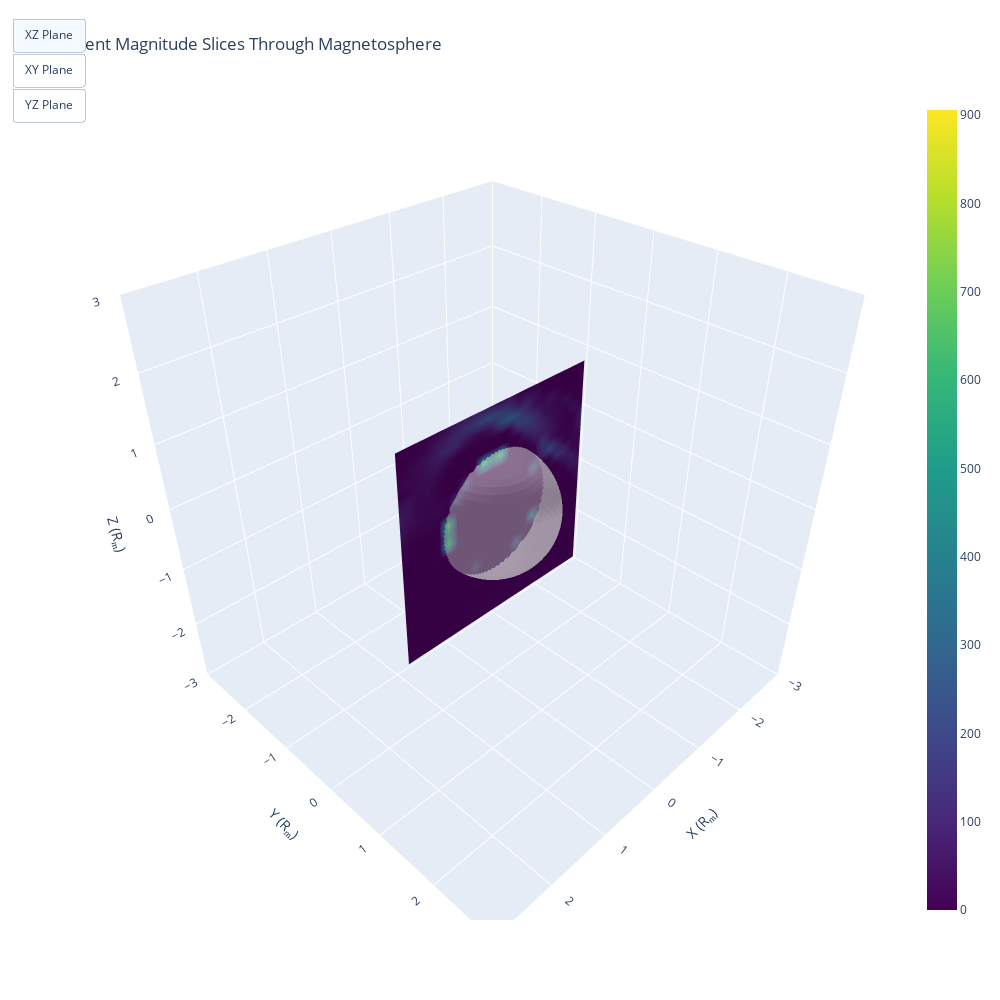

Source (notebook cell):
### Code cell
import os
import numpy as np
import xarray as xr
import plotly.graph_objects as go

# -------------------------------
# SETTINGS
# -------------------------------
input_folder = "/Users/danywaller/Projects/mercury/CPS_Base/object/"
VAR_U, VAR_V, VAR_W = "Jx", "Jy", "Jz"
SUB = 5
R_m = 2440e3
R_planet = 2240e3
THRESH = 50
sim_steps = list(range(27000, 115000 + 1, 1000))

# -------------------------------
# LOAD MEDIAN CURRENT
# -------------------------------
U_list, V_list, W_list = [], [], []

for sim_step in sim_steps:
    f = os.path.join(input_folder, f"Amitis_CPS_Base_{sim_step:06d}_xz_comp.nc")
    ds = xr.open_dataset(f)
    U, V, W = ds[VAR_U].values, ds[VAR_V].values, ds[VAR_W].values
    while U.ndim > 3:
        U, V, W = U[0], V[0], W[0]
    U_list.append(U)
    V_list.append(V)
    W_list.append(W)
    ds.close()

U_med = np.median(np.stack(U_list, axis=0), axis=0)
V_med = np.median(np.stack(V_list, axis=0), axis=0)
W_med = np.median(np.stack(W_list, axis=0), axis=0)

# -------------------------------
# GRID COORDINATES
# -------------------------------
ds0 = xr.open_dataset(os.path.join(input_folder, f"Amitis_CPS_Base_{sim_steps[0]:06d}_xz_comp.nc"))
Nx, Ny, Nz = U_med.shape
x = np.linspace(float(ds0.full_xmin), float(ds0.full_xmax), Nx) / R_m
y = np.linspace(float(ds0.full_ymin), float(ds0.full_ymax), Ny) / R_m
z = np.linspace(float(ds0.full_zmin), float(ds0.full_zmax), Nz) / R_m
ds0.close()

Xg, Yg, Zg = np.meshgrid(x, y, z, indexing='ij')
J_mag = np.sqrt(U_med**2 + V_med**2 + W_med**2)

# -------------------------------
# SUBSAMPLE AND MASK
# -------------------------------
Xp, Yp, Zp = Xg[::SUB, ::SUB, ::SUB], Yg[::SUB, ::SUB, ::SUB], Zg[::SUB, ::SUB, ::SUB]
Jp = J_mag[::SUB, ::SUB, ::SUB]

# -------------------------------
# PLANET SPHERE
# -------------------------------
u = np.linspace(0, 2*np.pi, 60)
v = np.linspace(0, np.pi, 30)
Xs = (R_planet / R_m) * np.outer(np.cos(u), np.sin(v))
Ys = (R_planet / R_m) * np.outer(np.sin(u), np.sin(v))
Zs = (R_planet / R_m) * np.outer(np.ones_like(u), np.cos(v))

sphere = go.Surface(x=Xs, y=Ys, z=Zs, colorscale=[[0,"lightgray"],[1,"lightgray"]],
                    opacity=0.5, showscale=False)

# -------------------------------
# CREATE SLICES
# -------------------------------
# XZ slice at Y = center
y_center_idx = Yp.shape[1] // 2
slice_XZ = go.Surface(
    x=Xp[:, y_center_idx, :].T,
    y=Yp[:, y_center_idx, :].T,
    z=Zp[:, y_center_idx, :].T,
    surfacecolor=Jp[:, y_center_idx, :].T,
    colorscale="Viridis",
    cmin=Jp.min(),
    cmax=Jp.max(),
    showscale=True,
    visible=True
)

# XY slice at Z = center
z_center_idx = Zp.shape[2] // 2
slice_XY = go.Surface(
    x=Xp[:, :, z_center_idx].T,
    y=Yp[:, :, z_center_idx].T,
    z=Zp[:, :, z_center_idx].T,
    surfacecolor=Jp[:, :, z_center_idx].T,
    colorscale="Viridis",
    cmin=Jp.min(),
    cmax=Jp.max(),
    showscale=True,
    visible=False
)

# YZ slice at X = center
x_center_idx = Xp.shape[0] // 2
slice_YZ = go.Surface(
    x=Xp[x_center_idx, :, :].T,
    y=Yp[x_center_idx, :, :].T,
    z=Zp[x_center_idx, :, :].T,
    surfacecolor=Jp[x_center_idx, :, :].T,
    colorscale="Viridis",
    cmin=Jp.min(),
    cmax=Jp.max(),
    showscale=True,
    visible=False
)

# -------------------------------
# TOGGLE BUTTONS
# -------------------------------
fig = go.Figure(data=[sphere, slice_XZ, slice_XY, slice_YZ])

fig.update_layout(
    updatemenus=[
        dict(
            type="buttons",
            showactive=True,
            x=0.0,
            y=1.1,
            buttons=[
                dict(label="XZ Plane",
                     method="update",
                     args=[{"visible":[True, True, False, False]}]),
                dict(label="XY Plane",
                     method="update",
                     args=[{"visible":[True, False, True, False]}]),
                dict(label="YZ Plane",
                     method="update",
                     args=[{"visible":[True, False, False, True]}]),
            ]
        )
    ],
    scene=dict(
        xaxis=dict(range=[-3, 3], title="X (Rₘ)"),
        yaxis=dict(range=[-3, 3], title="Y (Rₘ)"),
        zaxis=dict(range=[-3, 3], title="Z (Rₘ)"),
        aspectmode="cube"
    ),
    width=1000,
    height=1000,
    title="Current Magnitude Slices Through Magnetosphere"
)

fig.show()

### Figure 1 — Plotly figure (JSON) as saved in the notebook; plotly's stock layout.template omitted (floating-point values rounded to 4 significant figures; data arrays with more than 128 entries replaced by an {"elided": "..."} marker saying what was removed)
{"data": [{"colorscale": [[0, "lightgray"], [1, "lightgray"]], "opacity": 0.5, "showscale": false, "type": "surface", "x": {"elided": "60x30 float values"}, "y": {"elided": "60x30 float values"}, "z": {"elided": "60x30 float values"}}, {"cmax": 905.8, "cmin": 0, "colorscale": [[0, "#440154"], [0.1111, "#482878"], [0.2222, "#3e4989"], [0.3333, "#31688e"], [0.4444, "#26828e"], [0.5556, "#1f9e89"], [0.6667, "#35b779"], [0.7778, "#6ece58"], [0.8889, "#b5de2b"], [1, "#fde725"]], "showscale": true, "surfacecolor": {"elided": "22x22 float values"}, "type": "surface", "visible": true, "x": {"elided": "22x22 float values"}, "y": {"elided": "22x22 float values"}, "z": {"elided": "22x22 float values"}}, {"cmax": 905.8, "cmin": 0, "colorscale": [[0, "#440154"], [0.1111, "#482878"], [0.2222, "#3e4989"], [0.3333, "#31688e"], [0.4444, "#26828e"], [0.5556, "#1f9e89"], [0.6667, "#35b779"], [0.7778, "#6ece58"], [0.8889, "#b5de2b"], [1, "#fde725"]], "showscale": true, "surfacecolor": {"elided": "22x22 float values"}, "type": "surface", "visible": false, "x": {"elided": "22x22 float values"}, "y": {"elided": "22x22 float values"}, "z": {"elided": "22x22 float values"}}, {"cmax": 905.8, "cmin": 0, "colorscale": [[0, "#440154"], [0.1111, "#482878"], [0.2222, "#3e4989"], [0.3333, "#31688e"], [0.4444, "#26828e"], [0.5556, "#1f9e89"], [0.6667, "#35b779"], [0.7778, "#6ece58"], [0.8889, "#b5de2b"], [1, "#fde725"]], "showscale": true, "surfacecolor": {"elided": "22x22 float values"}, "type": "surface", "visible": false, "x": {"elided": "22x22 float values"}, "y": {"elided": "22x22 float values"}, "z": {"elided": "22x22 float values"}}], "layout": {"height": 1000, "scene": {"aspectmode": "cube", "xaxis": {"range": [-3, 3], "title": {"text": "X (Rₘ)"}}, "yaxis": {"range": [-3, 3], "title": {"text": "Y (Rₘ)"}}, "zaxis": {"range": [-3, 3], "title": {"text": "Z (Rₘ)"}}}, "title": {"text": "Current Magnitude Slices Through Magnetosphere"}, "updatemenus": [{"buttons": [{"args": [{"visible": [true, true, false, false]}], "label": "XZ Plane", "method": "update"}, {"args": [{"visible": [true, false, true, false]}], "label": "XY Plane", "method": "update"}, {"args": [{"visible": [true, false, false, true]}], "label": "YZ Plane", "method": "update"}], "showactive": true, "type": "buttons", "x": 0, "y": 1.1}], "width": 1000}}
